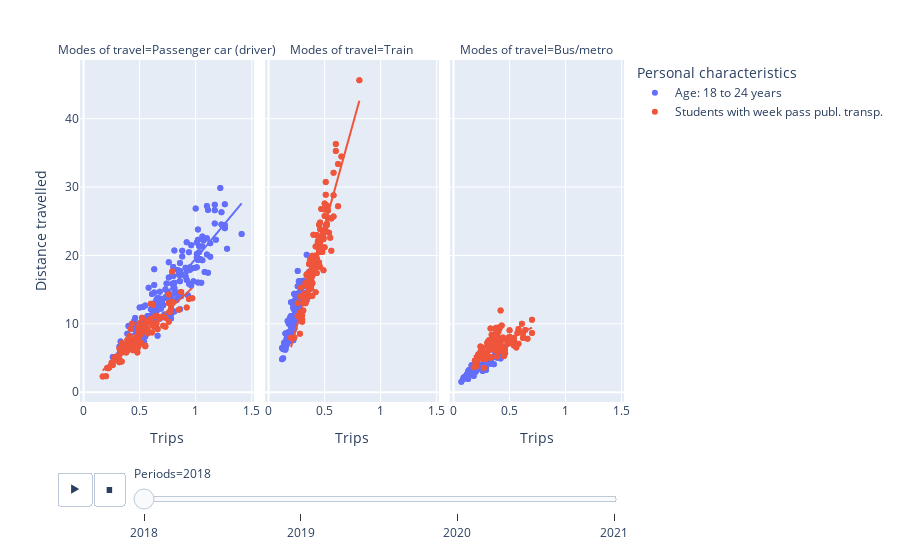

Notebook cell for this chart:
### Markdown cell above
In this plot it is visible that people in the age 18 to 24 years travel greater distances with the car than with the public transport. Although students with a week pass travel greater distances with the car than with the bus and metro. The opposite of students with a student ov chipcard, which are mainly in the same age category. But a big part of this age category is already working because they finish their education young. They probably have more money to spend so they travel with car and they can't have a student ov chipcard.

### Code cell
# making scatterplot with trendlines
fig = px.scatter(rslt_data_mot, x="Trips", y="Distance travelled", color='Personal characteristics',
                 facet_col= 'Modes of travel', animation_frame="Periods", trendline="ols")
fig.show()

### Figure 1 — Plotly figure (JSON) as saved in the notebook; plotly's stock layout.template omitted (floating-point values rounded to 4 significant figures; data arrays with more than 128 entries replaced by an {"elided": "..."} marker saying what was removed)
{"data": [{"hovertemplate": "Personal characteristics=Age: 18 to 24 years<br>Periods=2018<br>Modes of travel=Passenger car (driver)<br>Trips=%{x}<br>Distance travelled=%{y}<extra></extra>", "legendgroup": "Age: 18 to 24 years", "marker": {"color": "#636efa", "symbol": "circle"}, "mode": "markers", "name": "Age: 18 to 24 years", "orientation": "v", "showlegend": true, "type": "scatter", "x": {"elided": "396 float values"}, "xaxis": "x", "y": {"elided": "396 float values"}, "yaxis": "y"}, {"hovertemplate": "<b>OLS trendline</b><br>Distance travelled = 19.7059 * Trips + -0.166989<br>R<sup>2</sup>=0.796542<br><br>Personal characteristics=Age: 18 to 24 years<br>Periods=2018<br>Modes of travel=Passenger car (driver)<br>Trips=%{x}<br>Distance travelled=%{y} <b>(trend)</b><extra></extra>", "legendgroup": "Age: 18 to 24 years", "marker": {"color": "#636efa", "symbol": "circle"}, "mode": "lines", "name": "Age: 18 to 24 years", "showlegend": false, "type": "scatter", "x": {"elided": "300 float values"}, "xaxis": "x", "y": {"elided": "300 float values"}, "yaxis": "y"}, {"hovertemplate": "Personal characteristics=Age: 18 to 24 years<br>Periods=2018<br>Modes of travel=Train<br>Trips=%{x}<br>Distance travelled=%{y}<extra></extra>", "legendgroup": "Age: 18 to 24 years", "marker": {"color": "#636efa", "symbol": "circle"}, "mode": "markers", "name": "Age: 18 to 24 years", "orientation": "v", "showlegend": false, "type": "scatter", "x": {"elided": "396 float values"}, "xaxis": "x2", "y": {"elided": "396 float values"}, "yaxis": "y2"}, {"hovertemplate": "<b>OLS trendline</b><br>Distance travelled = 47.5323 * Trips + 0.290129<br>R<sup>2</sup>=0.743401<br><br>Personal characteristics=Age: 18 to 24 years<br>Periods=2018<br>Modes of travel=Train<br>Trips=%{x}<br>Distance travelled=%{y} <b>(trend)</b><extra></extra>", "legendgroup": "Age: 18 to 24 years", "marker": {"color": "#636efa", "symbol": "circle"}, "mode": "lines", "name": "Age: 18 to 24 years", "showlegend": false, "type": "scatter", "x": {"elided": "222 float values"}, "xaxis": "x2", "y": {"elided": "222 float values"}, "yaxis": "y2"}, {"hovertemplate": "Personal characteristics=Age: 18 to 24 years<br>Periods=2018<br>Modes of travel=Bus/metro<br>Trips=%{x}<br>Distance travelled=%{y}<extra></extra>", "legendgroup": "Age: 18 to 24 years", "marker": {"color": "#636efa", "symbol": "circle"}, "mode": "markers", "name": "Age: 18 to 24 years", "orientation": "v", "showlegend": false, "type": "scatter", "x": {"elided": "396 float values"}, "xaxis": "x3", "y": {"elided": "396 float values"}, "yaxis": "y3"}, {"hovertemplate": "<b>OLS trendline</b><br>Distance travelled = 9.94082 * Trips + 1.44284<br>R<sup>2</sup>=0.795087<br><br>Personal characteristics=Age: 18 to 24 years<br>Periods=2018<br>Modes of travel=Bus/metro<br>Trips=%{x}<br>Distance travelled=%{y} <b>(trend)</b><extra></extra>", "legendgroup": "Age: 18 to 24 years", "marker": {"color": "#636efa", "symbol": "circle"}, "mode": "lines", "name": "Age: 18 to 24 years", "showlegend": false, "type": "scatter", "x": {"elided": "168 float values"}, "xaxis": "x3", "y": {"elided": "168 float values"}, "yaxis": "y3"}, {"hovertemplate": "Personal characteristics=Students with week pass publ. transp.<br>Periods=2018<br>Modes of travel=Passenger car (driver)<br>Trips=%{x}<br>Distance travelled=%{y}<extra></extra>", "legendgroup": "Students with week pass publ. transp.", "marker": {"color": "#EF553B", "symbol": "circle"}, "mode": "markers", "name": "Students with week pass publ. transp.", "orientation": "v", "showlegend": true, "type": "scatter", "x": {"elided": "396 float values"}, "xaxis": "x", "y": {"elided": "396 float values"}, "yaxis": "y"}, {"hovertemplate": "<b>OLS trendline</b><br>Distance travelled = 15.1021 * Trips + 0.607444<br>R<sup>2</sup>=0.824594<br><br>Personal characteristics=Students with week pass publ. transp.<br>Periods=2018<br>Modes of travel=Passenger car (driver)<br>Trips=%{x}<br>Distance travelled=%{y} <b>(trend)</b><extra></extra>", "legendgroup": "Students with week pass publ. transp.", "marker": {"color": "#EF553B", "symbol": "circle"}, "mode": "lines", "name": "Students with week pass publ. transp.", "showlegend": false, "type": "scatter", "x": {"elided": "204 float values"}, "xaxis": "x", "y": {"elided": "204 float values"}, "yaxis": "y"}, {"hovertemplate": "Personal characteristics=Students with week pass publ. transp.<br>Periods=2018<br>Modes of travel=Train<br>Trips=%{x}<br>Distance travelled=%{y}<extra></extra>", "legendgroup": "Students with week pass publ. transp.", "marker": {"color": "#EF553B", "symbol": "circle"}, "mode": "markers", "name": "Students with week pass publ. transp.", "orientation": "v", "showlegend": false, "type": "scatter", "x": {"elided": "396 float values"}, "xaxis": "x2", "y": {"elided": "396 float values"}, "yaxis": "y2"}, {"hovertemplate": "<b>OLS trendline</b><br>Distance travelled = 59.0525 * Trips + -5.21959<br>R<sup>2</sup>=0.864515<br><br>Personal characteristics=Students with week pass publ. transp.<br>Periods=2018<br>Modes of travel=Train<br>Trips=%{x}<br>Distance travelled=%{y} <b>(trend)</b><extra></extra>", "legendgroup": "Students with week pass publ. transp.", "marker": {"color": "#EF553B", "symbol": "circle"}, "mode": "lines", "name": "Students with week pass publ. transp.", "showlegend": false, "type": "scatter", "x": {"elided": "234 float values"}, "xaxis": "x2", "y": {"elided": "234 float values"}, "yaxis": "y2"}, {"hovertemplate": "Personal characteristics=Students with week pass publ. transp.<br>Periods=2018<br>Modes of travel=Bus/metro<br>Trips=%{x}<br>Distance travelled=%{y}<extra></extra>", "legendgroup": "Students with week pass publ. transp.", "marker": {"color": "#EF553B", "symbol": "circle"}, "mode": "markers", "name": "Students with week pass publ. transp.", "orientation": "v", "showlegend": false, "type": "scatter", "x": {"elided": "396 float values"}, "xaxis": "x3", "y": {"elided": "396 float values"}, "yaxis": "y3"}, {"hovertemplate": "<b>OLS trendline</b><br>Distance travelled = 8.09776 * Trips + 3.77589<br>R<sup>2</sup>=0.398021<br><br>Personal characteristics=Students with week pass publ. transp.<br>Periods=2018<br>Modes of travel=Bus/metro<br>Trips=%{x}<br>Distance travelled=%{y} <b>(trend)</b><extra></extra>", "legendgroup": "Students with week pass publ. transp.", "marker": {"color": "#EF553B", "symbol": "circle"}, "mode": "lines", "name": "Students with week pass publ. transp.", "showlegend": false, "type": "scatter", "x": {"elided": "174 float values"}, "xaxis": "x3", "y": {"elided": "174 float values"}, "yaxis": "y3"}], "layout": {"annotations": [{"font": {}, "showarrow": false, "text": "Modes of travel=Passenger car (driver)", "x": 0.16, "xanchor": "center", "xref": "paper", "y": 1, "yanchor": "bottom", "yref": "paper"}, {"font": {}, "showarrow": false, "text": "Modes of travel=Train", "x": 0.5, "xanchor": "center", "xref": "paper", "y": 1, "yanchor": "bottom", "yref": "paper"}, {"font": {}, "showarrow": false, "text": "Modes of travel=Bus/metro", "x": 0.84, "xanchor": "center", "xref": "paper", "y": 1, "yanchor": "bottom", "yref": "paper"}], "legend": {"title": {"text": "Personal characteristics"}, "tracegroupgap": 0}, "margin": {"t": 60}, "sliders": [{"active": 0, "currentvalue": {"prefix": "Periods="}, "len": 0.9, "pad": {"b": 10, "t": 60}, "steps": [{"args": [["2018"], {"frame": {"duration": 0, "redraw": false}, "fromcurrent": true, "mode": "immediate", "transition": {"duration": 0, "easing": "linear"}}], "label": "2018", "method": "animate"}, {"args": [["2019"], {"frame": {"duration": 0, "redraw": false}, "fromcurrent": true, "mode": "immediate", "transition": {"duration": 0, "easing": "linear"}}], "label": "2019", "method": "animate"}, {"args": [["2020"], {"frame": {"duration": 0, "redraw": false}, "fromcurrent": true, "mode": "immediate", "transition": {"duration": 0, "easing": "linear"}}], "label": "2020", "method": "animate"}, {"args": [["2021"], {"frame": {"duration": 0, "redraw": false}, "fromcurrent": true, "mode": "immediate", "transition": {"duration": 0, "easing": "linear"}}], "label": "2021", "method": "animate"}], "x": 0.1, "xanchor": "left", "y": 0, "yanchor": "top"}], "updatemenus": [{"buttons": [{"args": [null, {"frame": {"duration": 500, "redraw": false}, "fromcurrent": true, "mode": "immediate", "transition": {"duration": 500, "easing": "linear"}}], "label": "&#9654;", "method": "animate"}, {"args": [[null], {"frame": {"duration": 0, "redraw": false}, "fromcurrent": true, "mode": "immediate", "transition": {"duration": 0, "easing": "linear"}}], "label": "&#9724;", "method": "animate"}], "direction": "left", "pad": {"r": 10, "t": 70}, "showactive": false, "type": "buttons", "x": 0.1, "xanchor": "right", "y": 0, "yanchor": "top"}], "xaxis": {"anchor": "y", "categoryarray": ["Bus/metro", "Train", "Passenger car (driver)"], "categoryorder": "array", "domain": [0, 0.32], "title": {"text": "Trips"}}, "xaxis2": {"anchor": "y2", "domain": [0.34, 0.66], "matches": "x", "title": {"text": "Trips"}}, "xaxis3": {"anchor": "y3", "domain": [0.68, 1.0], "matches": "x", "title": {"text": "Trips"}}, "yaxis": {"anchor": "x", "domain": [0, 1], "title": {"text": "Distance travelled"}}, "yaxis2": {"anchor": "x2", "domain": [0, 1], "matches": "y", "showticklabels": false}, "yaxis3": {"anchor": "x3", "domain": [0, 1], "matches": "y", "showticklabels": false}}}
